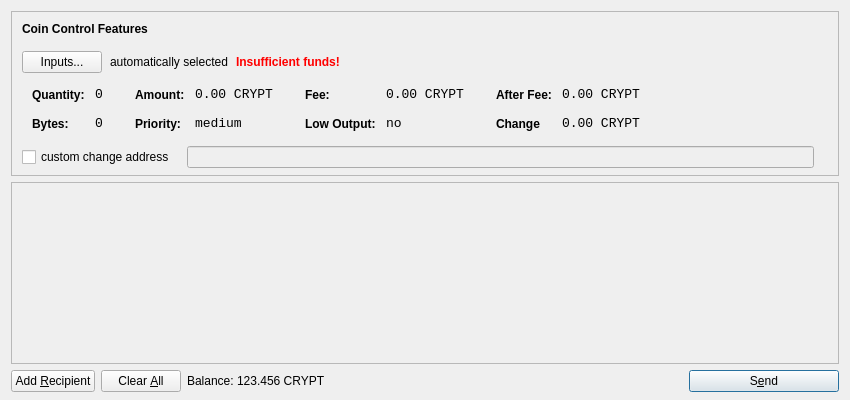
<?xml version="1.0" encoding="UTF-8"?>
<ui version="4.0">
 <class>SendCoinsDialog</class>
 <widget class="QDialog" name="SendCoinsDialog">
  <property name="geometry">
   <rect>
    <x>0</x>
    <y>0</y>
    <width>850</width>
    <height>400</height>
   </rect>
  </property>
  <property name="windowTitle">
   <string>Send Coins</string>
  </property>
  <layout class="QVBoxLayout" name="verticalLayout" stretch="0,1,0">
   <property name="bottomMargin">
    <number>8</number>
   </property>
   <item>
    <widget class="QFrame" name="frameCoinControl">
     <property name="sizePolicy">
      <sizepolicy hsizetype="Expanding" vsizetype="Expanding">
       <horstretch>0</horstretch>
       <verstretch>0</verstretch>
      </sizepolicy>
     </property>
     <property name="maximumSize">
      <size>
       <width>16777215</width>
       <height>16777215</height>
      </size>
     </property>
     <property name="frameShape">
      <enum>QFrame::StyledPanel</enum>
     </property>
     <property name="frameShadow">
      <enum>QFrame::Sunken</enum>
     </property>
     <layout class="QVBoxLayout" name="verticalLayoutCoinControl2">
      <property name="spacing">
       <number>-1</number>
      </property>
      <property name="leftMargin">
       <number>0</number>
      </property>
      <property name="topMargin">
       <number>0</number>
      </property>
      <property name="rightMargin">
       <number>0</number>
      </property>
      <property name="bottomMargin">
       <number>6</number>
      </property>
      <item>
       <layout class="QVBoxLayout" name="verticalLayoutCoinControl" stretch="0,0,0,0,1">
        <property name="spacing">
         <number>0</number>
        </property>
        <property name="leftMargin">
         <number>10</number>
        </property>
        <property name="topMargin">
         <number>10</number>
        </property>
        <item>
         <layout class="QHBoxLayout" name="horizontalLayoutCoinControl1">
          <property name="bottomMargin">
           <number>15</number>
          </property>
          <item>
           <widget class="QLabel" name="labelCoinControlFeatures">
            <property name="sizePolicy">
             <sizepolicy hsizetype="Preferred" vsizetype="Maximum">
              <horstretch>0</horstretch>
              <verstretch>0</verstretch>
             </sizepolicy>
            </property>
            <property name="font">
             <font>
              <weight>75</weight>
              <bold>true</bold>
             </font>
            </property>
            <property name="styleSheet">
             <string notr="true">font-weight:bold;</string>
            </property>
            <property name="text">
             <string>Coin Control Features</string>
            </property>
           </widget>
          </item>
         </layout>
        </item>
        <item>
         <layout class="QHBoxLayout" name="horizontalLayoutCoinControl2" stretch="0,0,0,0">
          <property name="spacing">
           <number>8</number>
          </property>
          <property name="bottomMargin">
           <number>10</number>
          </property>
          <item>
           <widget class="QPushButton" name="pushButtonCoinControl">
            <property name="styleSheet">
             <string notr="true"/>
            </property>
            <property name="text">
             <string>Inputs...</string>
            </property>
           </widget>
          </item>
          <item>
           <widget class="QLabel" name="labelCoinControlAutomaticallySelected">
            <property name="text">
             <string>automatically selected</string>
            </property>
            <property name="margin">
             <number>5</number>
            </property>
           </widget>
          </item>
          <item>
           <widget class="QLabel" name="labelCoinControlInsuffFunds">
            <property name="font">
             <font>
              <weight>75</weight>
              <bold>true</bold>
             </font>
            </property>
            <property name="styleSheet">
             <string notr="true">color:red;font-weight:bold;</string>
            </property>
            <property name="text">
             <string>Insufficient funds!</string>
            </property>
            <property name="margin">
             <number>5</number>
            </property>
           </widget>
          </item>
          <item>
           <spacer name="horizontalSpacerCoinControl">
            <property name="orientation">
             <enum>Qt::Horizontal</enum>
            </property>
            <property name="sizeHint" stdset="0">
             <size>
              <width>40</width>
              <height>1</height>
             </size>
            </property>
           </spacer>
          </item>
         </layout>
        </item>
        <item>
         <widget class="QWidget" name="widgetCoinControl" native="true">
          <property name="sizePolicy">
           <sizepolicy hsizetype="Preferred" vsizetype="Preferred">
            <horstretch>0</horstretch>
            <verstretch>0</verstretch>
           </sizepolicy>
          </property>
          <property name="minimumSize">
           <size>
            <width>0</width>
            <height>0</height>
           </size>
          </property>
          <property name="styleSheet">
           <string notr="true"/>
          </property>
          <layout class="QHBoxLayout" name="horizontalLayoutCoinControl5">
           <property name="margin">
            <number>0</number>
           </property>
           <item>
            <layout class="QHBoxLayout" name="horizontalLayoutCoinControl3" stretch="0,0,0,1">
             <property name="spacing">
              <number>20</number>
             </property>
             <property name="topMargin">
              <number>0</number>
             </property>
             <property name="bottomMargin">
              <number>10</number>
             </property>
             <item>
              <layout class="QFormLayout" name="formLayoutCoinControl1">
               <property name="horizontalSpacing">
                <number>10</number>
               </property>
               <property name="verticalSpacing">
                <number>14</number>
               </property>
               <property name="leftMargin">
                <number>10</number>
               </property>
               <property name="topMargin">
                <number>4</number>
               </property>
               <property name="rightMargin">
                <number>6</number>
               </property>
               <item row="0" column="0">
                <widget class="QLabel" name="labelCoinControlQuantityText">
                 <property name="styleSheet">
                  <string notr="true">font-weight:bold;</string>
                 </property>
                 <property name="text">
                  <string>Quantity:</string>
                 </property>
                 <property name="margin">
                  <number>0</number>
                 </property>
                </widget>
               </item>
               <item row="0" column="1">
                <widget class="QLabel" name="labelCoinControlQuantity">
                 <property name="font">
                  <font>
                   <family>Monospace</family>
                   <pointsize>10</pointsize>
                  </font>
                 </property>
                 <property name="cursor">
                  <cursorShape>IBeamCursor</cursorShape>
                 </property>
                 <property name="contextMenuPolicy">
                  <enum>Qt::ActionsContextMenu</enum>
                 </property>
                 <property name="text">
                  <string>0</string>
                 </property>
                 <property name="margin">
                  <number>0</number>
                 </property>
                 <property name="textInteractionFlags">
                  <set>Qt::LinksAccessibleByMouse|Qt::TextSelectableByKeyboard|Qt::TextSelectableByMouse</set>
                 </property>
                </widget>
               </item>
               <item row="1" column="0">
                <widget class="QLabel" name="labelCoinControlBytesText">
                 <property name="styleSheet">
                  <string notr="true">font-weight:bold;</string>
                 </property>
                 <property name="text">
                  <string>Bytes:</string>
                 </property>
                </widget>
               </item>
               <item row="1" column="1">
                <widget class="QLabel" name="labelCoinControlBytes">
                 <property name="font">
                  <font>
                   <family>Monospace</family>
                   <pointsize>10</pointsize>
                  </font>
                 </property>
                 <property name="cursor">
                  <cursorShape>IBeamCursor</cursorShape>
                 </property>
                 <property name="contextMenuPolicy">
                  <enum>Qt::ActionsContextMenu</enum>
                 </property>
                 <property name="text">
                  <string>0</string>
                 </property>
                 <property name="textInteractionFlags">
                  <set>Qt::LinksAccessibleByMouse|Qt::TextSelectableByKeyboard|Qt::TextSelectableByMouse</set>
                 </property>
                </widget>
               </item>
              </layout>
             </item>
             <item>
              <layout class="QFormLayout" name="formLayoutCoinControl2">
               <property name="horizontalSpacing">
                <number>10</number>
               </property>
               <property name="verticalSpacing">
                <number>14</number>
               </property>
               <property name="leftMargin">
                <number>6</number>
               </property>
               <property name="topMargin">
                <number>4</number>
               </property>
               <property name="rightMargin">
                <number>6</number>
               </property>
               <item row="0" column="0">
                <widget class="QLabel" name="labelCoinControlAmountText">
                 <property name="styleSheet">
                  <string notr="true">font-weight:bold;</string>
                 </property>
                 <property name="text">
                  <string>Amount:</string>
                 </property>
                 <property name="margin">
                  <number>0</number>
                 </property>
                </widget>
               </item>
               <item row="0" column="1">
                <widget class="QLabel" name="labelCoinControlAmount">
                 <property name="font">
                  <font>
                   <family>Monospace</family>
                   <pointsize>10</pointsize>
                  </font>
                 </property>
                 <property name="cursor">
                  <cursorShape>IBeamCursor</cursorShape>
                 </property>
                 <property name="contextMenuPolicy">
                  <enum>Qt::ActionsContextMenu</enum>
                 </property>
                 <property name="text">
                  <string>0.00 CRYPT</string>
                 </property>
                 <property name="textInteractionFlags">
                  <set>Qt::LinksAccessibleByMouse|Qt::TextSelectableByKeyboard|Qt::TextSelectableByMouse</set>
                 </property>
                </widget>
               </item>
               <item row="1" column="0">
                <widget class="QLabel" name="labelCoinControlPriorityText">
                 <property name="styleSheet">
                  <string notr="true">font-weight:bold;</string>
                 </property>
                 <property name="text">
                  <string>Priority:</string>
                 </property>
                </widget>
               </item>
               <item row="1" column="1">
                <widget class="QLabel" name="labelCoinControlPriority">
                 <property name="font">
                  <font>
                   <family>Monospace</family>
                   <pointsize>10</pointsize>
                  </font>
                 </property>
                 <property name="cursor">
                  <cursorShape>IBeamCursor</cursorShape>
                 </property>
                 <property name="contextMenuPolicy">
                  <enum>Qt::ActionsContextMenu</enum>
                 </property>
                 <property name="text">
                  <string>medium</string>
                 </property>
                 <property name="textInteractionFlags">
                  <set>Qt::LinksAccessibleByMouse|Qt::TextSelectableByKeyboard|Qt::TextSelectableByMouse</set>
                 </property>
                </widget>
               </item>
              </layout>
             </item>
             <item>
              <layout class="QFormLayout" name="formLayoutCoinControl3">
               <property name="horizontalSpacing">
                <number>10</number>
               </property>
               <property name="verticalSpacing">
                <number>14</number>
               </property>
               <property name="leftMargin">
                <number>6</number>
               </property>
               <property name="topMargin">
                <number>4</number>
               </property>
               <property name="rightMargin">
                <number>6</number>
               </property>
               <item row="0" column="0">
                <widget class="QLabel" name="labelCoinControlFeeText">
                 <property name="styleSheet">
                  <string notr="true">font-weight:bold;</string>
                 </property>
                 <property name="text">
                  <string>Fee:</string>
                 </property>
                 <property name="margin">
                  <number>0</number>
                 </property>
                </widget>
               </item>
               <item row="0" column="1">
                <widget class="QLabel" name="labelCoinControlFee">
                 <property name="font">
                  <font>
                   <family>Monospace</family>
                   <pointsize>10</pointsize>
                  </font>
                 </property>
                 <property name="cursor">
                  <cursorShape>IBeamCursor</cursorShape>
                 </property>
                 <property name="contextMenuPolicy">
                  <enum>Qt::ActionsContextMenu</enum>
                 </property>
                 <property name="text">
                  <string>0.00 CRYPT</string>
                 </property>
                 <property name="textInteractionFlags">
                  <set>Qt::LinksAccessibleByMouse|Qt::TextSelectableByKeyboard|Qt::TextSelectableByMouse</set>
                 </property>
                </widget>
               </item>
               <item row="1" column="0">
                <widget class="QLabel" name="labelCoinControlLowOutputText">
                 <property name="styleSheet">
                  <string notr="true">font-weight:bold;</string>
                 </property>
                 <property name="text">
                  <string>Low Output:</string>
                 </property>
                </widget>
               </item>
               <item row="1" column="1">
                <widget class="QLabel" name="labelCoinControlLowOutput">
                 <property name="font">
                  <font>
                   <family>Monospace</family>
                   <pointsize>10</pointsize>
                  </font>
                 </property>
                 <property name="cursor">
                  <cursorShape>IBeamCursor</cursorShape>
                 </property>
                 <property name="contextMenuPolicy">
                  <enum>Qt::ActionsContextMenu</enum>
                 </property>
                 <property name="text">
                  <string>no</string>
                 </property>
                 <property name="textInteractionFlags">
                  <set>Qt::LinksAccessibleByMouse|Qt::TextSelectableByKeyboard|Qt::TextSelectableByMouse</set>
                 </property>
                </widget>
               </item>
              </layout>
             </item>
             <item>
              <layout class="QFormLayout" name="formLayoutCoinControl4">
               <property name="horizontalSpacing">
                <number>10</number>
               </property>
               <property name="verticalSpacing">
                <number>14</number>
               </property>
               <property name="leftMargin">
                <number>6</number>
               </property>
               <property name="topMargin">
                <number>4</number>
               </property>
               <property name="rightMargin">
                <number>6</number>
               </property>
               <item row="0" column="0">
                <widget class="QLabel" name="labelCoinControlAfterFeeText">
                 <property name="styleSheet">
                  <string notr="true">font-weight:bold;</string>
                 </property>
                 <property name="text">
                  <string>After Fee:</string>
                 </property>
                 <property name="margin">
                  <number>0</number>
                 </property>
                </widget>
               </item>
               <item row="0" column="1">
                <widget class="QLabel" name="labelCoinControlAfterFee">
                 <property name="font">
                  <font>
                   <family>Monospace</family>
                   <pointsize>10</pointsize>
                  </font>
                 </property>
                 <property name="cursor">
                  <cursorShape>IBeamCursor</cursorShape>
                 </property>
                 <property name="contextMenuPolicy">
                  <enum>Qt::ActionsContextMenu</enum>
                 </property>
                 <property name="text">
                  <string>0.00 CRYPT</string>
                 </property>
                 <property name="textInteractionFlags">
                  <set>Qt::LinksAccessibleByMouse|Qt::TextSelectableByKeyboard|Qt::TextSelectableByMouse</set>
                 </property>
                </widget>
               </item>
               <item row="1" column="0">
                <widget class="QLabel" name="labelCoinControlChangeText">
                 <property name="styleSheet">
                  <string notr="true">font-weight:bold;</string>
                 </property>
                 <property name="text">
                  <string>Change</string>
                 </property>
                </widget>
               </item>
               <item row="1" column="1">
                <widget class="QLabel" name="labelCoinControlChange">
                 <property name="font">
                  <font>
                   <family>Monospace</family>
                   <pointsize>10</pointsize>
                  </font>
                 </property>
                 <property name="cursor">
                  <cursorShape>IBeamCursor</cursorShape>
                 </property>
                 <property name="contextMenuPolicy">
                  <enum>Qt::ActionsContextMenu</enum>
                 </property>
                 <property name="text">
                  <string>0.00 CRYPT</string>
                 </property>
                 <property name="textInteractionFlags">
                  <set>Qt::LinksAccessibleByMouse|Qt::TextSelectableByKeyboard|Qt::TextSelectableByMouse</set>
                 </property>
                </widget>
               </item>
              </layout>
             </item>
            </layout>
           </item>
          </layout>
         </widget>
        </item>
        <item>
         <layout class="QHBoxLayout" name="horizontalLayoutCoinControl4" stretch="0,0,0">
          <property name="spacing">
           <number>12</number>
          </property>
          <property name="sizeConstraint">
           <enum>QLayout::SetDefaultConstraint</enum>
          </property>
          <property name="topMargin">
           <number>5</number>
          </property>
          <property name="rightMargin">
           <number>5</number>
          </property>
          <item>
           <widget class="QCheckBox" name="checkBoxCoinControlChange">
            <property name="text">
             <string>custom change address</string>
            </property>
           </widget>
          </item>
          <item>
           <widget class="QLineEdit" name="lineEditCoinControlChange">
            <property name="enabled">
             <bool>false</bool>
            </property>
            <property name="sizePolicy">
             <sizepolicy hsizetype="Expanding" vsizetype="Fixed">
              <horstretch>0</horstretch>
              <verstretch>0</verstretch>
             </sizepolicy>
            </property>
           </widget>
          </item>
          <item>
           <widget class="QLabel" name="labelCoinControlChangeLabel">
            <property name="sizePolicy">
             <sizepolicy hsizetype="Preferred" vsizetype="Expanding">
              <horstretch>0</horstretch>
              <verstretch>0</verstretch>
             </sizepolicy>
            </property>
            <property name="minimumSize">
             <size>
              <width>0</width>
              <height>0</height>
             </size>
            </property>
            <property name="text">
             <string/>
            </property>
            <property name="margin">
             <number>3</number>
            </property>
           </widget>
          </item>
         </layout>
        </item>
        <item>
         <spacer name="verticalSpacerCoinControl">
          <property name="orientation">
           <enum>Qt::Vertical</enum>
          </property>
          <property name="sizeHint" stdset="0">
           <size>
            <width>800</width>
            <height>1</height>
           </size>
          </property>
         </spacer>
        </item>
       </layout>
      </item>
     </layout>
    </widget>
   </item>
   <item>
    <widget class="QScrollArea" name="scrollArea">
     <property name="widgetResizable">
      <bool>true</bool>
     </property>
     <widget class="QWidget" name="scrollAreaWidgetContents">
      <property name="geometry">
       <rect>
        <x>0</x>
        <y>0</y>
        <width>830</width>
        <height>165</height>
       </rect>
      </property>
      <layout class="QVBoxLayout" name="verticalLayout_2">
       <property name="margin">
        <number>0</number>
       </property>
       <item>
        <layout class="QVBoxLayout" name="entries">
         <property name="spacing">
          <number>6</number>
         </property>
        </layout>
       </item>
       <item>
        <spacer name="verticalSpacer">
         <property name="orientation">
          <enum>Qt::Vertical</enum>
         </property>
         <property name="sizeHint" stdset="0">
          <size>
           <width>20</width>
           <height>40</height>
          </size>
         </property>
        </spacer>
       </item>
      </layout>
     </widget>
    </widget>
   </item>
   <item>
    <layout class="QHBoxLayout" name="horizontalLayout">
     <item>
      <widget class="QPushButton" name="addButton">
       <property name="toolTip">
        <string>Send to multiple recipients at once</string>
       </property>
       <property name="text">
        <string>Add &amp;Recipient</string>
       </property>
       <property name="icon">
        <iconset resource="../bitcoin.qrc">
         <normaloff>:/icons/add</normaloff>:/icons/add</iconset>
       </property>
       <property name="autoDefault">
        <bool>false</bool>
       </property>
      </widget>
     </item>
     <item>
      <widget class="QPushButton" name="clearButton">
       <property name="sizePolicy">
        <sizepolicy hsizetype="Minimum" vsizetype="Fixed">
         <horstretch>0</horstretch>
         <verstretch>0</verstretch>
        </sizepolicy>
       </property>
       <property name="toolTip">
        <string>Remove all transaction fields</string>
       </property>
       <property name="text">
        <string>Clear &amp;All</string>
       </property>
       <property name="icon">
        <iconset resource="../bitcoin.qrc">
         <normaloff>:/icons/remove</normaloff>:/icons/remove</iconset>
       </property>
       <property name="autoRepeatDelay">
        <number>300</number>
       </property>
       <property name="autoDefault">
        <bool>false</bool>
       </property>
      </widget>
     </item>
     <item>
      <layout class="QHBoxLayout" name="horizontalLayout_2">
       <property name="spacing">
        <number>3</number>
       </property>
       <item>
        <widget class="QLabel" name="label">
         <property name="sizePolicy">
          <sizepolicy hsizetype="Preferred" vsizetype="Fixed">
           <horstretch>0</horstretch>
           <verstretch>0</verstretch>
          </sizepolicy>
         </property>
         <property name="text">
          <string>Balance:</string>
         </property>
        </widget>
       </item>
       <item>
        <widget class="QLabel" name="labelBalance">
         <property name="sizePolicy">
          <sizepolicy hsizetype="Preferred" vsizetype="Fixed">
           <horstretch>0</horstretch>
           <verstretch>0</verstretch>
          </sizepolicy>
         </property>
         <property name="cursor">
          <cursorShape>IBeamCursor</cursorShape>
         </property>
         <property name="text">
          <string>123.456 CRYPT</string>
         </property>
         <property name="textInteractionFlags">
          <set>Qt::LinksAccessibleByMouse|Qt::TextSelectableByKeyboard|Qt::TextSelectableByMouse</set>
         </property>
        </widget>
       </item>
      </layout>
     </item>
     <item>
      <spacer name="horizontalSpacer">
       <property name="orientation">
        <enum>Qt::Horizontal</enum>
       </property>
       <property name="sizeHint" stdset="0">
        <size>
         <width>40</width>
         <height>20</height>
        </size>
       </property>
      </spacer>
     </item>
     <item>
      <widget class="QPushButton" name="sendButton">
       <property name="minimumSize">
        <size>
         <width>150</width>
         <height>0</height>
        </size>
       </property>
       <property name="toolTip">
        <string>Confirm the send action</string>
       </property>
       <property name="text">
        <string>S&amp;end</string>
       </property>
       <property name="icon">
        <iconset resource="../bitcoin.qrc">
         <normaloff>:/icons/send</normaloff>:/icons/send</iconset>
       </property>
       <property name="default">
        <bool>true</bool>
       </property>
      </widget>
     </item>
    </layout>
   </item>
  </layout>
 </widget>
 <resources>
  <include location="../bitcoin.qrc"/>
 </resources>
 <connections/>
</ui>
